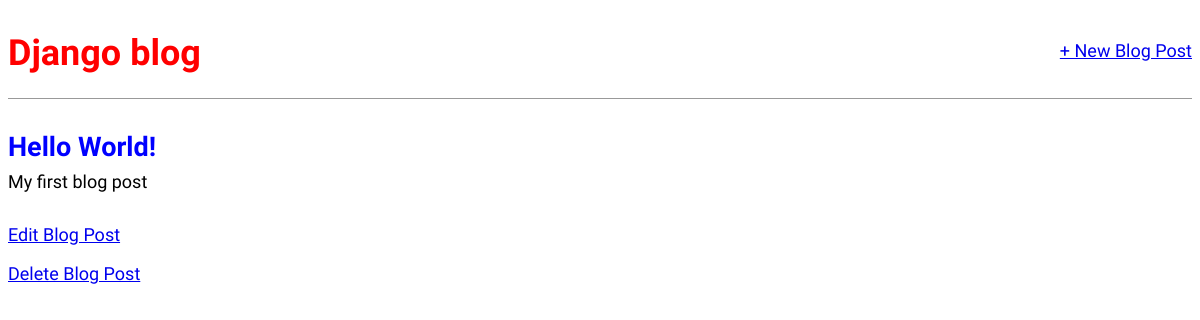
Page /my_app/post/1/ on the earlier database version.
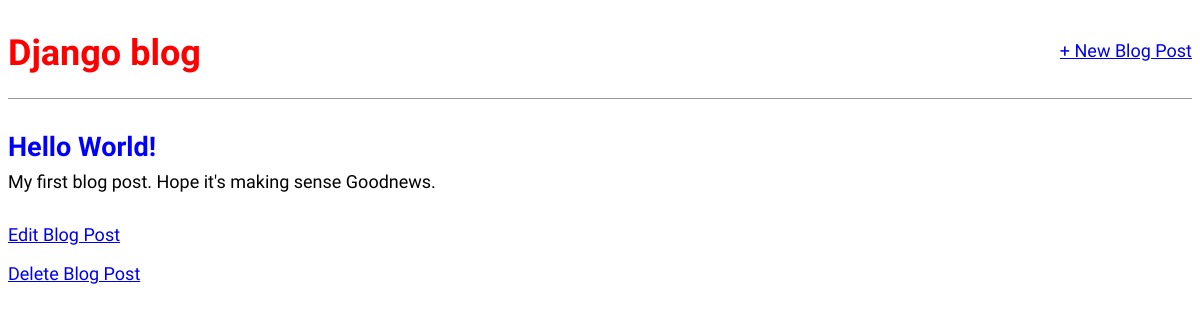
Same page on the later database version.
### my_app/models.py (models this page shows, shortened)
class Post(models.Model):
    title = models.CharField(max_length=200)
    author = models.ForeignKey("auth.User", on_delete=models.CASCADE)
    body = models.TextField()

### my_app/views.py (the view)
# urls.py: path("post/<int:pk>/", BlogDetailView.as_view(), name="post_detail"),
class BlogDetailView(DetailView):
    model = Post
    template_name = "post_detail.html"

### templates/post_detail.html
{% extends 'base.html' %}
{% block content %}
  <div class="post-entry">
    <h2>{{ object.title }}</h2>
    <p>{{ object.body }}</p>
  </div>
  <p><a href="{% url 'post_edit' post.pk %}">Edit Blog Post</a></p>
  <p><a href="{% url 'post_delete' post.pk %}">Delete Blog Post</a></p>
{% endblock %}

Differences in the rows shown:
changed Post "Hello World!": body "My first blog post" → "My first blog post. Hope it's making sense Goodnews."
